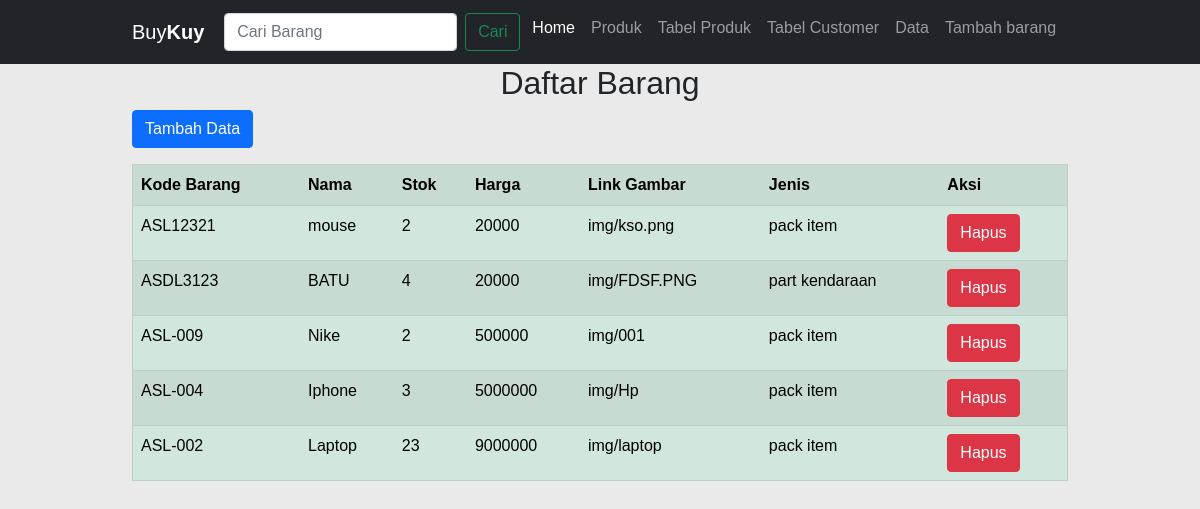
/VBrg/, run on the app's committed database.
### dashboard/models.py (models this page shows, shortened)
class Barang(models.Model):
    kodebrg=models.CharField(max_length=8)
    nama=models.CharField(max_length=50)
    stok=models.IntegerField()
    harga=models.BigIntegerField()
    link_gbr=models.CharField(max_length=150, blank=True, default='img/')
    waktu_posting=models.DateTimeField(auto_now_add=True)
    jenis_id=models.ForeignKey(Jenis,on_delete=models.CASCADE,null=True)

class Jenis(models.Model):
    nama=models.CharField(max_length=50)
    ket=models.TextField()

### dashboard/views.py (the view)
# urls.py: path('VBrg/',Barang_View,name='VBrg'),
def Barang_View(request):
    barangs=Barang.objects.all()
    konteks={
        'barangs':barangs,
    }
    return render(request,'tampil_brg.html',konteks)

### templates/tampil_brg.html (shortened to what this page needs)
{% load static %}
<!DOCTYPE html>
<html>
    <head>
  {% include 'link.html' %}
    <nav class="navbar navbar-expand-lg navbar-dark bg-dark">
        <div class="container">
          <a class="navbar-brand" href="#">Buy<strong>Kuy</strong></a>
          <div class="collapse navbar-collapse" id="navbarSupportedContent">
            <form class="d-flex ms-auto" role="search">
              <input class="form-control me-2" type="search" placeholder="Cari Barang" aria-label="Cari">
              <button class="btn btn-outline-success" type="submit">Cari</button>
            </form>
            <ul class="navbar-nav m-auto mb-2">
              <li class="nav-item">
                <a class="nav-link active" aria-current="page" href="/home">Home</a>
              </li>
              <li class="nav-item">
                <a class="nav-link" href="/produks">Produk</a>
              </li>
              <li class="nav-item">
                <a class="nav-link" href="/produk">Tabel Produk</a>
              </li>
              <li class="nav-item">
                <a class="nav-link" href="/customer">Tabel Customer</a>
              </li>
              <li class="nav-item">
                <a class="nav-link" href="/VBrg">Data</a>
              </li>
              <li class="nav-item">
                <a class="nav-link" href="/addbarang">Tambah barang</a>
              </li>
            </ul>
          </div>
        </div>
      </nav>
<div class="container">
    <h2 class="text-center">Daftar Barang</h2>
    <p><a href="/addbarang" class="btn btn-primary">Tambah Data</a></p>
    <table border="1" class="table table-success table-striped">
        <tr>
            <th scope="col">Kode Barang</th>
            <th scope="col">Nama</th>
            <th scope="col">Stok</th>
            <th scope="col">Harga</th>
            <th scope="col">Link Gambar</th>
            <th scope="col">Jenis</th>
            <th>Aksi</th>
          </tr>
          {%for Barang in barangs%}
          <tr>
            <td><a href="{% url 'ubah_brg' Barang.id %}">{{ Barang.kodebrg }}</a></td>
            <td>{{ Barang.nama }}</td>
            <td>{{ Barang.stok }}</td>
            <td>{{ Barang.harga }}</td>
            <td>{{ Barang.link_gbr }}</td>
            <td>{{ Barang.jenis_id.nama }}</td>
            <td><button type="button" class="btn btn-danger" data-bs-toggle="modal"
                data-bs-target="#hapus-{{ Barang.id }}">Hapus</button>
            </td>
          </tr>
         {% endfor %}
    </table>
</div>

### templates/link.html (shortened to what this page needs)
{% load static %}
<link href="https://cdn.jsdelivr.net/npm/bootstrap@5.1.3/dist/css/bootstrap.min.css" rel="stylesheet"
integrity="sha384-1BmE4kWBq78iYhFldvKuhfTAU6auU8tT94WrHftjDbrCEXSU1oBoqyl2QvZ6jIW3">
<link rel="stylesheet" type="text/css" href="{% static 'css/style.css' %}">

### static/css/style.css (style rules this page uses)
* { padding: 0px; margin: 0px; font-family: sans-serif; }
a { color: inherit; text-decoration: none; }
.container { width: 80%; margin: auto; }

### data on the page
Barang: kodebrg "ASL12321", nama "mouse", stok "2", harga "20000", link_gbr "img/kso.png", jenis_id.nama "pack item"
Barang: kodebrg "ASDL3123", nama "BATU", stok "4", harga "20000", link_gbr "img/FDSF.PNG", jenis_id.nama "part kendaraan"
Barang: kodebrg "ASL-009", nama "Nike", stok "2", harga "500000", link_gbr "img/001", jenis_id.nama "pack item"
Barang: kodebrg "ASL-004", nama "Iphone", stok "3", harga "5000000", link_gbr "img/Hp", jenis_id.nama "pack item"
Barang: kodebrg "ASL-002", nama "Laptop", stok "23", harga "9000000", link_gbr "img/laptop", jenis_id.nama "pack item"
